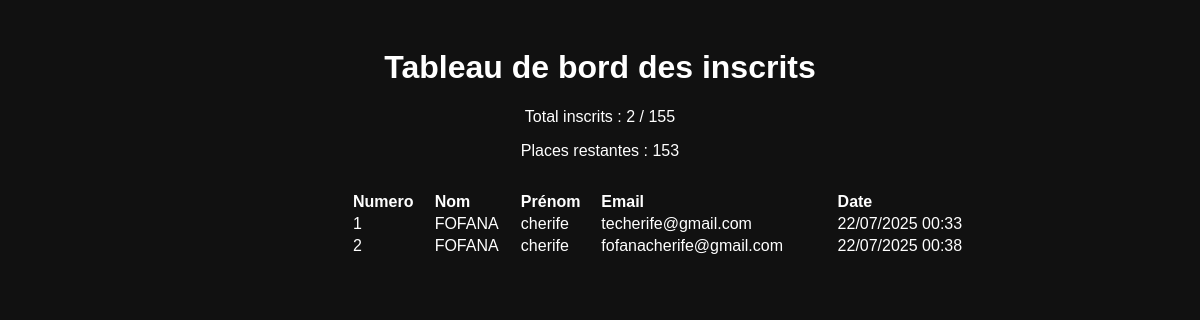
Screenshot of /admin/dashboard (signed in) with the database file from the repository.
### models.py (models this page shows)
class Participant(db.Model):
    id = db.Column(db.Integer, primary_key=True)
    nom = db.Column(db.String(100))
    prenom = db.Column(db.String(100))
    email = db.Column(db.String(120), unique=True)
    qr_code_path = db.Column(db.String(200))
    created_at = db.Column(db.DateTime, default=datetime.utcnow)

### routes.py (the view)
@app.route("/admin/dashboard")
def admin_dashboard():
    if not session.get("admin"):
        return redirect(url_for("admin_login"))
    participants = Participant.query.all()
    total = len(participants)
    quota = 155
    return render_template("admin_dashboard.html", participants=participants, total=total, remaining=quota - total)

### templates/admin_dashboard.html (shortened to what this page needs)
<!DOCTYPE html>
<html lang="fr">
<head>
  <link rel="stylesheet" href="{{ url_for('static', filename='style.css') }}">
</head>
<body class="dark-mode">
  <div class="container">
    <h1>Tableau de bord des inscrits</h1>
    <p>Total inscrits : {{ total }} / 155</p>
    <p>Places restantes : {{ remaining }}</p>
    <table style="width:130%; text-align:left; margin-top: 30px;">
      <tr><th>Numero</th><th>Nom</th><th>Prénom</th><th>Email</th><th>Date</th></tr>
      {% for p in participants %}
      <tr>
        <td>{{ p.id }}</td>
        <td>{{ p.nom }}</td>
        <td>{{ p.prenom }}</td>
        <td>{{ p.email }}</td>
        <td>{{ p.created_at.strftime('%d/%m/%Y %H:%M') }}</td>
      </tr>
      {% endfor %}
    </table>
  </div>
</body>
</html>

### static/style.css (style rules this page uses)
body.dark-mode { background-color: #111; color: #fff; font-family: 'Orbitron', sans-serif; text-align: center; padding: 20px; }
.container { max-width: 500px; margin: auto; }

### rows the page displays
Participant: id "1", nom "FOFANA", prenom "cherife", email "techerife@gmail.com", created_at "22/07/2025 00:33"
Participant: id "2", nom "FOFANA", prenom "cherife", email "fofanacherife@gmail.com", created_at "22/07/2025 00:38"

### other values shown
{{ total }} "2"
{{ remaining }} "153"
